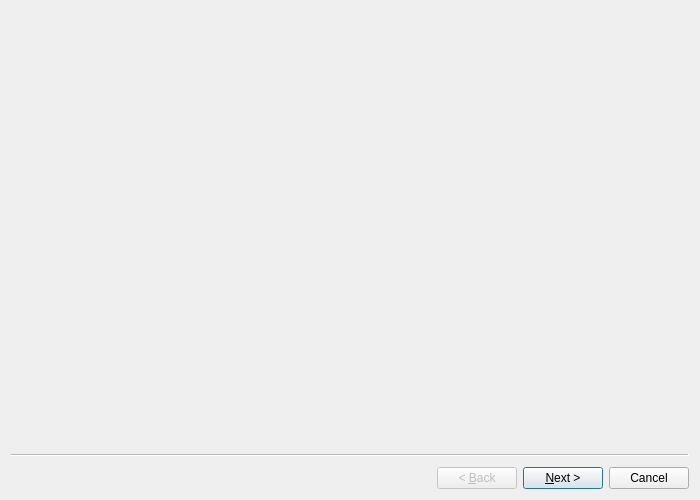
<?xml version="1.0" encoding="UTF-8"?>
<ui version="4.0">
 <class>Wizard</class>
 <widget class="QWizard" name="Wizard">
  <property name="geometry">
   <rect>
    <x>0</x>
    <y>0</y>
    <width>700</width>
    <height>500</height>
   </rect>
  </property>
  <property name="windowTitle">
   <string>Aide à la création</string>
  </property>
  <widget class="PhotosWizardPage" name="photosWizardPage"/>
  <widget class="ShapeWizardPage" name="shapeWizardPage"/>
  <widget class="SizesWizardPage" name="sizesWizardPage"/>
  <widget class="CreationWizardPage" name="creationWizardPage"/>
 </widget>
 <customwidgets>
  <customwidget>
   <class>PhotosWizardPage</class>
   <extends>QWizardPage</extends>
   <header location="global">photoswizardpage.h</header>
   <container>1</container>
  </customwidget>
  <customwidget>
   <class>ShapeWizardPage</class>
   <extends>QWizardPage</extends>
   <header location="global">shapewizardpage.h</header>
   <container>1</container>
  </customwidget>
  <customwidget>
   <class>SizesWizardPage</class>
   <extends>QWizardPage</extends>
   <header location="global">sizeswizardpage.h</header>
   <container>1</container>
  </customwidget>
  <customwidget>
   <class>CreationWizardPage</class>
   <extends>QWizardPage</extends>
   <header location="global">creationwizardpage.h</header>
   <container>1</container>
  </customwidget>
 </customwidgets>
 <resources/>
 <connections/>
</ui>
